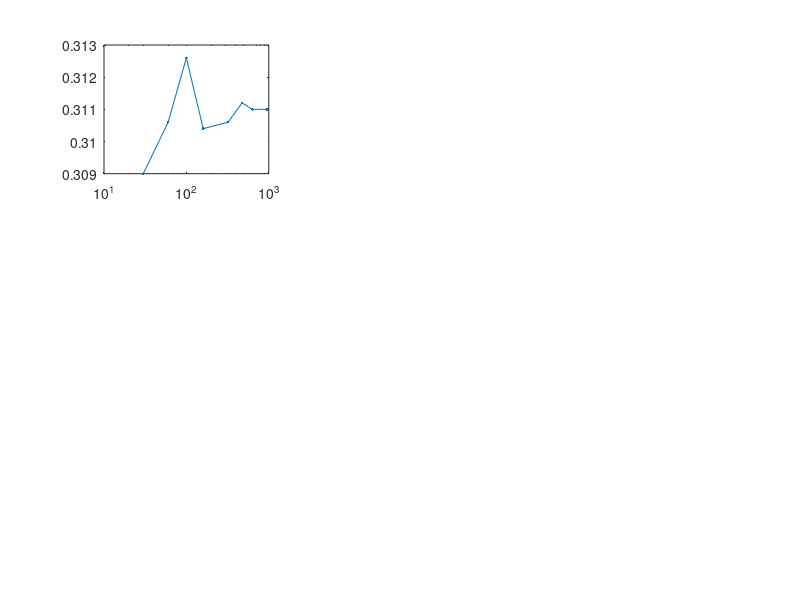

The MATLAB script that drew this image: (Note: this script raises an error after producing the figure.)
close all;
%% Calculate time to reach %Bulk energy
% Written By:    SP
% Last Update:   4/13/15
%% Setup

%flags
ifPrintPNG = 0;
ifPrintTXT = 0;

flg = {ifPrintPNG, ifPrintTXT};
%% MAIN

clearvars -except flg
tmp = load('npbc-nNR/data.mat'); npbc_nNR=tmp.data;
tmp = load('npbc-NR/data.mat'); npbc_NR=tmp.data;

%% PLOTTING

plt = 1;
switch plt
    case 1
        p=1; titl = 'npbc-tops'; ylr = [0.04 0.08]; yls = [0 0.005]; yle = [-0.005 0.005];
    case 2
        p=2; titl = 'npbc-80p'; ylr = [0.2 0.35]; yls = [0 0.005]; yle = [-0.005 0.005];
    case 3
        p=3; titl = 'npbc-50p';ylr = [0.2 0.35]; yls = [0 0.025]; yle = [-0.05 0.035];
end

% colors
color = [0 114 189; ...     % blue
        20 71 105;  ...     % dk blue
        161 0 31;   ...     % red  
        217 83 25;  ...     % orange
        126 47 172; ...     % ppl
        94 151 17;  ...     % gn
        237 177 32]./256;   % yl
    
figure;
set(gcf, 'position', [200 61 1401 871] );

leg = char('NR','nNR');  % 5,11,17
x = [30 60 100 160 320 475 630 950];

%% 1e-11
D = cell(1,8);
NR_o(:,1) = x;
nNR_o(:,1) = x;
nrm_o(:,1) = x;

ya = npbc_NR{1,8}(5,p);
for i = 1:8
    y(1,i) = npbc_NR{1,i}(5,p);
    ys(1,i) = npbc_NR{2,i}(5,p);
    y(2,i) = npbc_nNR{1,i}(5,p);
    ys(2,i) = npbc_nNR{2,i}(5,p);
end

NR_o(:,2) = y(1,:);
nNR_o(:,2) = y(2,:);
NR_o(:,3) = ys(1,:);
nNR_o(:,3) = ys(2,:);
nrm_o(:,2) = y(1,:)./ya -1;
nrm_o(:,3) = y(2,:)./ya -1;

subplot(3,3,1);
for i = 1:2
    h = semilogx(x,y(i,:));  hold on;
    set(h,'Marker','.','Color',color(i,:))
    errorbar(x,y(i,:),ys(i,:),'Color',color(i,:));
    D{1,i} = h;
end

% all figure properties
legend([D{1,:}],leg,'Location','southeast')
title('1e-11');xlabel('Elements, El_x');ylabel('Time, t');
addPlotProp(D); hold off
hold off;

% STD
subplot(3,3,2);
for i = 1:2
    h = semilogx(x,ys(i,:));  hold on;
    set(h,'Marker','.','Color',color(i,:))
    D{1,i} = h;
end

% all figure properties
ylim( yls)
title('STD');xlabel('Elements, El_x');ylabel('Time, t');
addPlotProp(D); hold off

% NRM
subplot(3,3,3);
for i = 1:2
    h = semilogx(x,y(i,:)./ya -1);  hold on;
    set(h,'Marker','.','Color',color(i,:))
    D{1,i} = h;
end

% all figure properties
title('NRM');xlabel('Elements, El_x');ylabel('Time, t');
addPlotProp(D); hold off
clear y ys ya

%% 1e-08
D = cell(1,8);
ya = npbc_NR{1,8}(11,p);
for i = 1:8
    y(1,i) = npbc_NR{1,i}(11,p);
    ys(1,i) = npbc_NR{2,i}(11,p);
    y(2,i) = npbc_nNR{1,i}(11,p);
    ys(2,i) = npbc_nNR{2,i}(11,p);
end

NR_o(:,4) = y(1,:);
nNR_o(:,4) = y(2,:);
NR_o(:,5) = ys(1,:);
nNR_o(:,5) = ys(2,:);
nrm_o(:,4) = y(1,:)./ya -1;
nrm_o(:,5) = y(2,:)./ya -1;

subplot(3,3,4);
for i = 1:2
    h = semilogx(x,y(i,:));  hold on;
    set(h,'Marker','.','Color',color(i,:))
    errorbar(x,y(i,:),ys(i,:),'Color',color(i,:));
    D{1,i} = h;
end

% all figure properties
title('1e-08');xlabel('Elements, El_x');ylabel('Time, t');
addPlotProp(D); hold off

% STD
subplot(3,3,5);
for i = 1:2
    h = semilogx(x,ys(i,:));  hold on;
    set(h,'Marker','.','Color',color(i,:))
    D{1,i} = h;
end

% all figure properties
ylim( yls)
title('STD');xlabel('Elements, El_x');ylabel('Time, t');
addPlotProp(D); hold off

% NRM
subplot(3,3,6);
for i = 1:2
    h = semilogx(x,y(i,:)./ya -1);  hold on;
    set(h,'Marker','.','Color',color(i,:))
    D{1,i} = h;
end

% all figure properties
title('NRM');xlabel('Elements, El_x');ylabel('Time, t');
addPlotProp(D); hold off
clear y ys ya

%% 1e-05
D = cell(1,8);
ya = npbc_NR{1,8}(17,p);
for i = 1:8
    y(1,i) = npbc_NR{1,i}(17,p);
    ys(1,i) = npbc_NR{2,i}(17,p);
    y(2,i) = npbc_nNR{1,i}(17,p);
    ys(2,i) = npbc_nNR{2,i}(17,p);
end

NR_o(:,6) = y(1,:);
nNR_o(:,6) = y(2,:);
NR_o(:,7) = ys(1,:);
nNR_o(:,7) = ys(2,:);
nrm_o(:,6) = y(1,:)./ya -1;
nrm_o(:,7) = y(2,:)./ya -1;

subplot(3,3,7);
for i = 1:2
    h = semilogx(x,y(i,:));  hold on;
    set(h,'Marker','.','Color',color(i,:))
    errorbar(x,y(i,:),ys(i,:),'Color',color(i,:));
    D{1,i} = h;
end
title('1e-05');xlabel('Elements, El_x');ylabel('Time, t');
addPlotProp(D); hold off

% STD
subplot(3,3,8);
for i = 1:2
    h = semilogx(x,ys(i,:));  hold on;
    set(h,'Marker','.','Color',color(i,:))
    D{1,i} = h;
end
title('STD');xlabel('Elements, El_x');ylabel('Time, t');
ylim( yls)
addPlotProp(D); hold off

% NRM
subplot(3,3,9);
for i = 1:2
    h = semilogx(x,y(i,:)./ya -1);  hold on;
    set(h,'Marker','.','Color',color(i,:))
    D{1,i} = h;
end

title('NRM');xlabel('Elements, El_x');ylabel('Time, t');
addPlotProp(D); hold off

tt = [ 'PBC: ' titl(end-2:end)];
suptitle(tt)

%% printing

set(gcf,'PaperPositionMode','auto')
if flg{1}, print(titl,'-depsc2','-r300'), end;

if flg{2}
    
    fa = '%d';
    fmat = repmat('%5.8f ', [1 6]);
    fmat = [fa ' ' fmat '\n'];
    
    % output err
    fname = 'nPBC_NRM.txt';
    fid = fopen(fname, 'w');
    fprintf(fid,fmat, nrm_o');
    fclose(fid);
    
    % output nNR_o
    fname = 'nPBC_nNR.txt';
    fid = fopen(fname, 'w');
    fprintf(fid,fmat, nNR_o');
    fclose(fid);
    
    % output nNR_o
    fname = 'nPBC_NR.txt';
    fid = fopen(fname, 'w');
    fprintf(fid,fmat, NR_o');
    fclose(fid);
    
end



